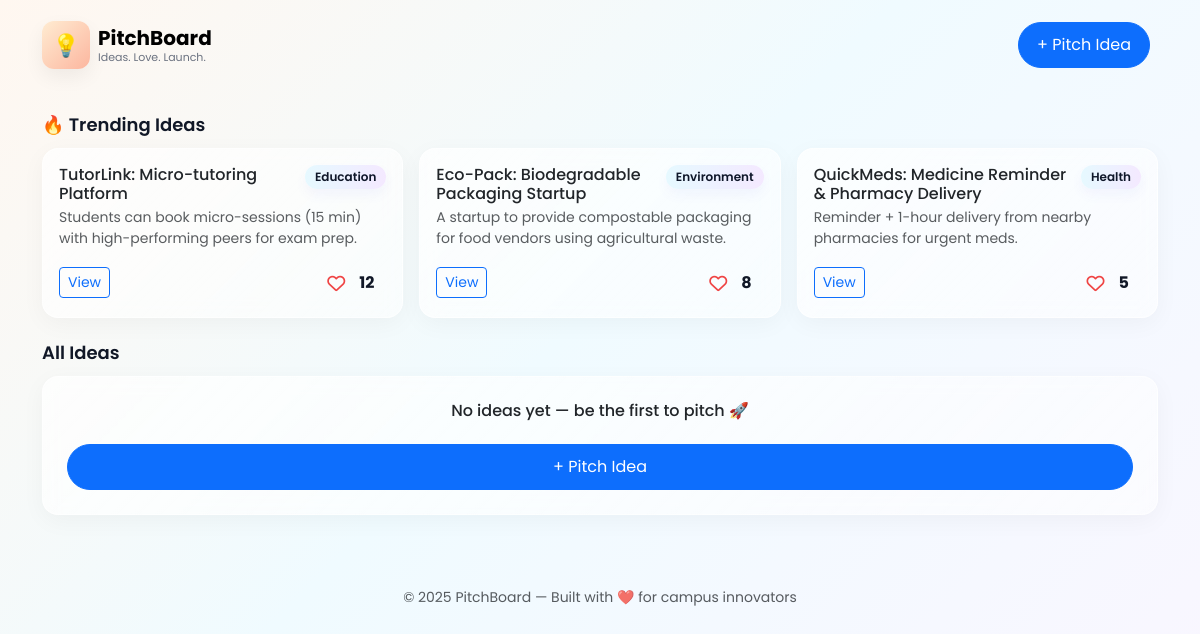
The page / on the database its author committed.
### tables this page shows
CREATE TABLE IF NOT EXISTS `ideas` (
  `id` INT NOT NULL AUTO_INCREMENT PRIMARY KEY,
  `title` VARCHAR(255) NOT NULL,
  `description` TEXT NOT NULL,
  `category` VARCHAR(100) NOT NULL,
  `likes` INT NOT NULL DEFAULT 0,
  `created_at` TIMESTAMP DEFAULT CURRENT_TIMESTAMP
);

### index.php (the view, shortened to what this page needs)
<?php
require_once 'db_connect.php';
include 'header.php';
$trending_stmt = $conn->prepare("SELECT id, title, description, category, likes, created_at FROM ideas ORDER BY likes DESC, created_at DESC LIMIT 3");
$trending_stmt->execute();
$trending = $trending_stmt->get_result()->fetch_all(MYSQLI_ASSOC);
$trending_ids = array_map(function($r){ return $r['id']; }, $trending);
$placeholders = implode(',', array_fill(0, count($trending_ids ?: [0]), '?'));
if (!empty($trending_ids)) {
    $sql = "SELECT id, title, description, category, likes, created_at FROM ideas WHERE id NOT IN ($placeholders) ORDER BY created_at DESC";
    $stmt = $conn->prepare($sql);
    $types = str_repeat('i', count($trending_ids));
    $stmt->bind_param($types, ...$trending_ids);
} else {
    $stmt = $conn->prepare("SELECT id, title, description, category, likes, created_at FROM ideas ORDER BY created_at DESC");
}
$stmt->execute();
$ideas = $stmt->get_result()->fetch_all(MYSQLI_ASSOC);
?>
<?php if (!empty($trending)): ?>
  <div class="mb-4">
    <h5 class="section-title">🔥 Trending Ideas</h5>
    <div class="row g-3">
      <?php foreach($trending as $idea): ?>
        <div class="col-md-4">
          <div class="card card-glass h-100">
            <div class="card-body">
              <div class="d-flex justify-content-between align-items-start">
                <h6 class="card-title mb-1"><?php echo htmlspecialchars($idea['title']); ?></h6>
                <span class="badge badge-cat"><?php echo htmlspecialchars($idea['category']); ?></span>
              </div>
              <p class="card-text small text-muted mb-2"><?php echo htmlspecialchars(mb_strimwidth($idea['description'], 0, 120, '...')); ?></p>
              <div class="d-flex justify-content-between align-items-center mt-3">
                <a href="view_idea.php?id=<?php echo $idea['id']; ?>" class="btn btn-sm btn-outline-primary">View</a>
                <div>
                  <button class="btn btn-like like-btn" data-id="<?php echo $idea['id']; ?>">
                    <i class="fa-regular fa-heart"></i>
                    <span class="like-count" data-id="<?php echo $idea['id']; ?>"><?php echo $idea['likes']; ?></span>
                  </button>
                </div>
              </div>
            </div>
          </div>
        </div>
      <?php endforeach; ?>
    </div>
  </div>
<?php endif; ?>
<div>
  <h5 class="section-title">All Ideas</h5>
  <div class="row g-3">
    <?php if (empty($ideas)): ?>
      <div class="col-12">
        <div class="card card-glass p-4 text-center">
          <h6>No ideas yet — be the first to pitch 🚀</h6>
          <a href="submit_idea.php" class="btn btn-pill btn-primary mt-3">+ Pitch Idea</a>
        </div>
      </div>
    <?php endif; ?>
  </div>
</div>
<?php
include 'footer.php';

### header.php (shortened to what this page needs)
<!doctype html>
<html lang="en">
<head>
  <link href="https://cdn.jsdelivr.net/npm/bootstrap@5.3.2/dist/css/bootstrap.min.css" rel="stylesheet">
  <link rel="stylesheet" href="https://cdnjs.cloudflare.com/ajax/libs/font-awesome/6.5.0/css/all.min.css"/>
  <link rel="stylesheet" href="assets/css/style.css">
</head>
<body>
<nav class="navbar navbar-expand-lg navbar-transparent py-3">
  <div class="container">
    <a class="navbar-brand d-flex align-items-center" href="index.php">
      <div class="logo-circle">💡</div>
      <div class="ms-2 brand-text">
        <strong>PitchBoard</strong>
        <div class="tag">Ideas. Love. Launch.</div>
      </div>
    </a>
    <div class="ms-auto">
      <a href="submit_idea.php" class="btn btn-pill btn-primary me-2">+ Pitch Idea</a>
    </div>
  </div>
</nav>
<main class="container py-4">

### footer.php (shortened to what this page needs)
</main>
<footer class="mt-5 mb-4 text-center small text-muted">
  © <?php echo date('Y'); ?> PitchBoard — Built with ❤️ for campus innovators
</footer>
</body>
</html>

### assets/css/style.css (style rules this page uses)
:root { --bg1: #f8f9ff; --accent1: #aef0d1; --accent2: #ffd6e0; --glass: rgba(255,255,255,0.06); --glass-strong: rgba(255,255,255,0.12); --muted: #6b7280; }
* { box-sizing: border-box; font-family: 'Poppins', sans-serif; }
body { background: linear-gradient(135deg, #fff7f0 0%, #f0fbff 45%, #faf6ff 100%); min-height: 100vh; color: #111827; }
.navbar { background: transparent; }
.logo-circle { background: linear-gradient(135deg,#ffecd2,#fcb69f); width:48px; height:48px; display:flex; align-items:center; justify-content:center; border-radius:12px; font-size:22px; box-shadow: 0 8px 20px rgba(0,0,0,0.06); }
.brand-text { line-height:1; }
.brand-text .tag { font-size:11px; color:var(--muted); margin-top:4px; }
.card-glass { background: linear-gradient(135deg, rgba(255,255,255,0.72), rgba(255,255,255,0.5)); border-radius: 16px; box-shadow: 0 6px 24px rgba(2,6,23,0.04); backdrop-filter: blur(8px); border: 1px solid rgba(255,255,255,0.6); }
.badge-cat { background: linear-gradient(90deg,#e6f9ff,#f4e9ff); color: #0f172a; padding:6px 10px; border-radius:12px; font-size:12px; font-weight:600; box-shadow: 0 6px 12px rgba(99,102,241,0.06); }
.btn-pill { border-radius: 9999px; padding:10px 18px; }
.btn-like { background: transparent; border: 0; font-weight:600; display:inline-flex; align-items:center; gap:8px; }
.btn-like i { font-size:18px; color:#ef4444; transform:translateY(1px); }
.like-count { font-weight:700; margin-left:6px; color:#111827; }
.section-title { font-size: 18px; font-weight: 600; margin-bottom: 12px; }

### rows shown on the page
ideas: title "TutorLink: Micro-tutoring Platform", category "Education", description "Students can book micro-sessions (15 min) with high-performing peers for exam prep.", likes "12"
ideas: title "Eco-Pack: Biodegradable Packaging Startup", category "Environment", description "A startup to provide compostable packaging for food vendors using agricultural waste.", likes "8"
ideas: title "QuickMeds: Medicine Reminder & Pharmacy Delivery", category "Health", description "Reminder + 1-hour delivery from nearby pharmacies for urgent meds.", likes "5"
